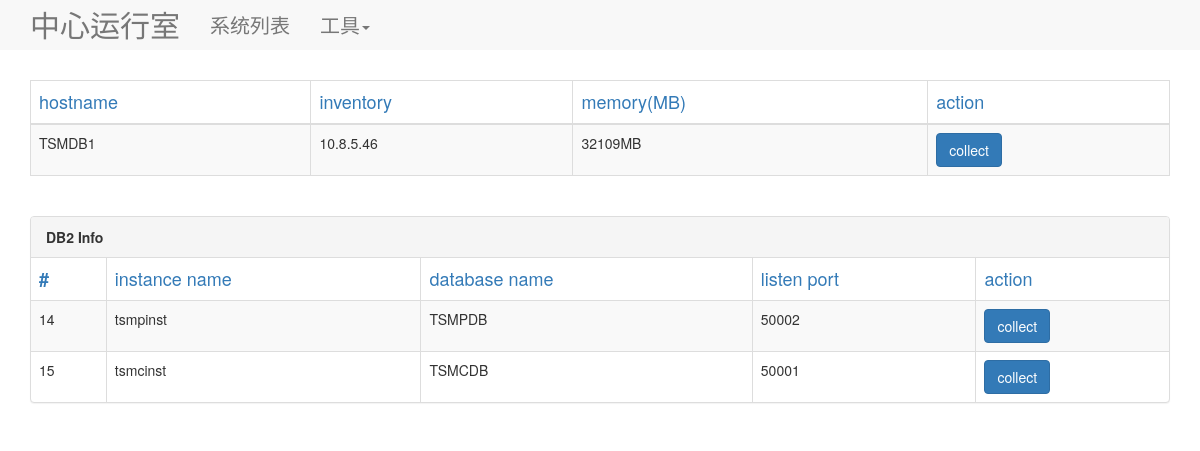
The page /detail/10.8.5.46 on the database its author committed.
### modules.py (models this page shows, shortened)
class System(db.Model):
    __tablename__ = 'system'
    inventory = db.Column(db.String(20), primary_key=True)
    hostname = db.Column(db.String(20), nullable=None)
    os_info = db.Column(db.String(20))
    platform = db.Column(db.String(20), nullable=True)
    cpu_num = db.Column(db.Integer)
    memory = db.Column(db.Integer)

class DB2(db.Model):
    __tablename__ = 'db2'
    db2_info_id = db.Column(db.Integer, autoincrement=True, primary_key=True)
    sys_inventory = db.Column(db.String(20), ForeignKey('system.inventory'))
    inst_name = db.Column(db.String(20), nullable=False)
    db_name = db.Column(db.String(20), nullable=False)
    listen_port = db.Column(db.Integer, nullable=False)

### main.py (the view, shortened to what this page needs)
@app.route('/detail/<inventory>')
def detail(inventory=None):
    try:
        system_detail = System.query.filter_by(inventory=inventory).first_or_404()
        was_detail = WebSphere.query.filter_by(sys_inventory=inventory).all()
        db2_detail = DB2.query.filter_by(sys_inventory=inventory).all()
        db.session.commit()
        new_was_detail = WebSphere.query.filter_by(sys_inventory=inventory).all()
        new_db2_detail = DB2.query.filter_by(sys_inventory=inventory).all()
        return render_template("details.html", title="具体信息", system_detail_in=system_detail,
                               was_detail_in=new_was_detail,
                               db2_detail_in=new_db2_detail)
    except Exception as e:
        app.logger.debug(e)
        db.session.rollback()
        return render_template("500.html")

### templates/details.html (shortened to what this page needs)
{% extends "layout.html" %}
{% block body %}
<div class="container theme-showcase">
    <table class="table table-striped table-bordered">
        <thead class="text-primary">
        <tr>
            <td>hostname</td>
            <td>inventory</td>
            <td>memory(MB)</td>
            <td>action</td>
        </tr>
        </thead>
        <tbody>
        <tr>
            <td>{{ system_detail_in.hostname }}</td>
            <td>{{ system_detail_in.inventory }}</td>
            <td>{{ system_detail_in.memory }}MB</td>
            <td>
                <button type="button" classify="sys_collect" data-loading-text="Processing..."
                    class="btn btn-primary" autocomplete="off" sys_inven="{{ system_detail_in.inventory }}">
                  collect
                    </button>
                </td>
        </tr>
        </tbody>
    </table>
    <br/>
    {% if db2_detail_in %}
    <div class="panel panel-default">
        <div class="panel-heading"><b>DB2 Info</b></div>
        <table class="table table-striped table-bordered">
            <thead class="text-primary">
            <tr>
                <td><b>#</b></td>
                <td>instance name</td>
                <td>database name</td>
                <td>listen port</td>
                <td>action</td>
            </tr>
            </thead>
            <tbody>
            {% for one_db2 in db2_detail_in %}
		{% for one_db_name in one_db2.db_name.split(',') %}
            <tr>
                <td>{{ one_db2.db2_info_id }}</td>
                <td>{{ one_db2.inst_name }}</td>
                <td>{{ one_db_name }}</td>
                <td>{{ one_db2.listen_port }}</td>
                <td>
                    <button type="button" classify="db2_collect" data-loading-text="Processing..."
                            class="btn btn-primary" autocomplete="off" db_inven="{{ system_detail_in.inventory }}"
                            db_name="{{ one_db_name }}" inst_name="{{ one_db2.inst_name }}">collect
                    </button>
                </td>
            </tr>
		{% endfor %}
            {% endfor %}
            </tbody>
        </table>
    </div>
    {% endif %}
</div>
{% endblock %}

### static/css/main.css (style rules this page uses)
thead { font-size: 18px; }
.container { margin-top: 30px; }

### rows shown on the page
System: hostname "TSMDB1", inventory "10.8.5.46", memory "32109"
DB2: db2_info_id "14", inst_name "tsmpinst", db_name "TSMPDB", listen_port "50002"
DB2: db2_info_id "15", inst_name "tsmcinst", db_name "TSMCDB", listen_port "50001"
